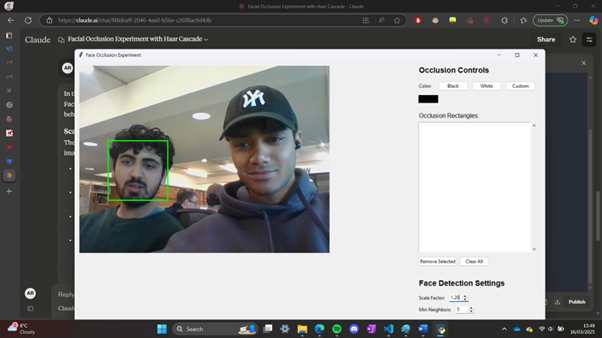
#> input picture images/cw2_me&arjun.png, 602 x 338 px, given in place of the camera
$ python tutorial_haar_cascade_no_eyes.py
#> lines starting #> are read from the running program, lines starting #| are printed output that depends on the picture; after the words box and inside, x2 and y2 are one past the last pixel; in counts of white or black regions, pixels touching at a corner belong together
#> further down, frame is the input picture: shape (338, 602, 3); mean B, G, R 140.2, 140.9, 140.1
from __future__ import print_function
import cv2 as cv
import argparse

def detectAndDisplay(frame):
    frame_gray = cv.cvtColor(frame, cv.COLOR_BGR2GRAY)
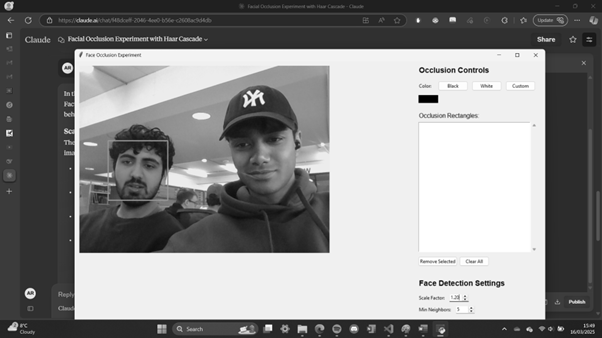
#> frame_gray: shape (338, 602); min 0, max 255, mean 140.6
    frame_gray = cv.equalizeHist(frame_gray)
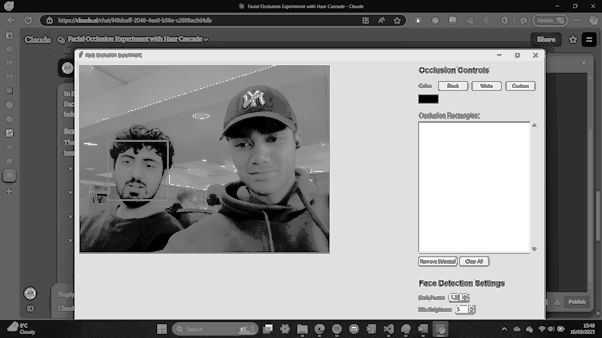
#> frame_gray: shape (338, 602); min 0, max 255, mean 137.7
    #-- Detect faces
    faces = face_cascade.detectMultiScale(frame_gray)
#> faces = [[108, 141, 59, 59]]
    for (x, y, w, h) in faces:
        center = (x + w // 2, y + h // 2)
        frame = cv.ellipse(frame, center, (w // 2, h // 2), 0, 0, 360, (255, 0, 255), 10)
#> this loop made 1 pass
#> (x, y, w, h, center) on pass 1: (108, 141, 59, 59, (137, 170))
#> pass 1, in detectAndDisplay, `frame = cv.ellipse(frame, center, (w // 2, h // 2), 0, 0, 360, (255, 0..`:
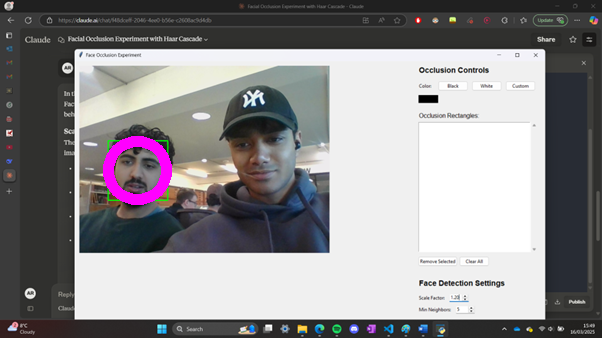
#> frame: shape (338, 602, 3); 0.99% of pixels changed, all inside (x1, y1, x2, y2) = (103, 136, 172, 205)
    cv.imshow('Capture - Face detection', frame)

parser = argparse.ArgumentParser(description='Code for Cascade Classifier tutorial.')
parser.add_argument('--face_cascade', help='Path to face cascade.', default=r"C:\Users\rawsh\OneDrive - University of Southampton\EE-Y5\CompVis\CW2 CompVis\code\models\haarcascade_frontalface_alt.xml")
parser.add_argument('--camera', help='Camera divide number.', type=int, default=0)
args = parser.parse_args()
face_cascade_name = args.face_cascade
face_cascade = cv.CascadeClassifier()
#-- 1. Load the cascade
if not face_cascade.load(cv.samples.findFile(face_cascade_name)):
    print('--(!)Error loading face cascade')
    exit(0)
camera_device = args.camera
#-- 2. Read the video stream
cap = cv.VideoCapture(camera_device)
if not cap.isOpened:
    print('--(!)Error opening video capture')
    exit(0)
while True:
    ret, frame = cap.read()
    if frame is None:
        print('--(!) No captured frame -- Break!')
        break
    detectAndDisplay(frame)
    if cv.waitKey(10) == 27:
#> (key Esc is pressed here)
        break
